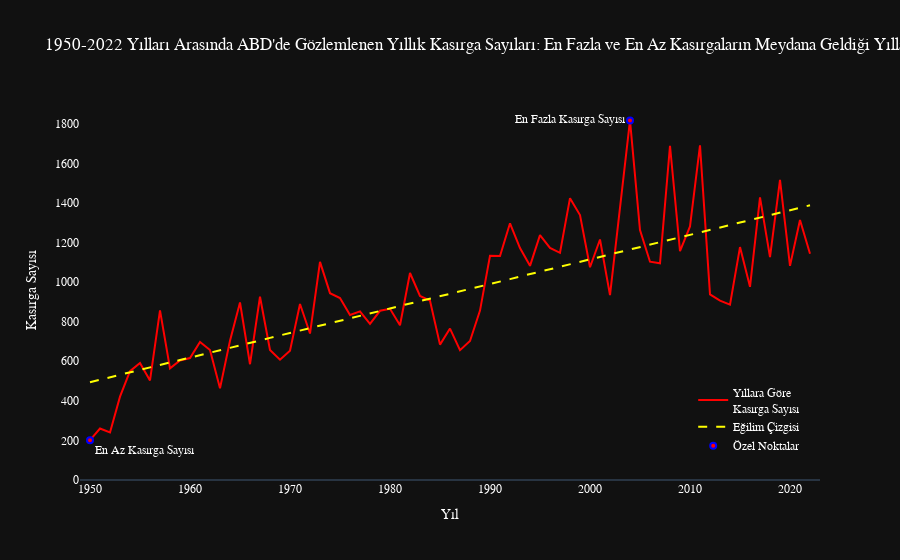

Source (notebook cell):
### Markdown cell above
### Soru 1. 1950'den 2022'ye kadar ABD'deki yıllık kasırga sayıları nasıl değişmiştir ve bu süre zarfında en fazla ve en az kasırga sayıları hangi yıllarda gözlenmiştir?

### Code cell
# Yıl bazında gruplandır ve kasırga sayılarını hesapla
grouped = df.groupby('yr').size().reset_index(name='tornado_count')

# Maksimum ve minimum kasırga sayılarını bul
max_tornado = grouped.loc[grouped['tornado_count'].idxmax()]
min_tornado = grouped.loc[grouped['tornado_count'].idxmin()]

# Eğilim için model oluştur
X = grouped['yr'].values.reshape(-1, 1)
y = grouped['tornado_count'].values
model = LinearRegression().fit(X, y)
trendline = model.predict(X).round().astype(int)

# Dinamik çizgi grafiği oluştur
fig = go.Figure()

fig.add_trace(go.Scatter(
    x=grouped['yr'],
    y=grouped['tornado_count'],
    mode='lines',
    line=dict(color='red', width=2),
    name='Yıllara Göre<br>Kasırga Sayısı',
    hovertemplate='<b>Yıl:</b> %{x}<br><b>Kasırga Sayısı:</b> %{y}<extra></extra>'
))

fig.add_trace(go.Scatter(
    x=grouped['yr'],
    y=trendline,
    mode='lines',
    line=dict(color='yellow', dash='dash'),
    name='Eğilim Çizgisi',
    hoverinfo='none'
))

# En fazla ve en az kasırga sayılarını etiketle
fig.add_trace(go.Scatter(
    x=[max_tornado['yr'], min_tornado['yr']],
    y=[max_tornado['tornado_count'], min_tornado['tornado_count']],
    mode='markers+text',
    marker=dict(color='red', size=6, symbol='circle', line=dict(color='blue', width=2)),
    text=['En Fazla Kasırga Sayısı', 'En Az Kasırga Sayısı'],
    textposition=['middle left', 'bottom right'],
    textfont=dict(color='white'),
    hoverinfo='text',
    hovertext=[
        f"<b>Yıl:</b> {max_tornado['yr']}<br><b>Kasırga Sayısı:</b> {int(max_tornado['tornado_count'])}",
        f"<b>Yıl:</b> {min_tornado['yr']}<br><b>Kasırga Sayısı:</b> {int(min_tornado['tornado_count'])}"
    ],
    showlegend=True,
    name='Özel Noktalar'
))

fig.update_layout(
    title="1950-2022 Yılları Arasında ABD'de Gözlemlenen Yıllık Kasırga Sayıları: En Fazla ve En Az Kasırgaların Meydana Geldiği Yıllar ve Eğilim Analizi",
    xaxis_title='Yıl',
    yaxis_title='Kasırga Sayısı',
    xaxis=dict(
        range=[1949, 2023],
        tickmode='auto',
        tickformat="d",
        showgrid=False
    ),
    yaxis=dict(
        range=[0, 1920],
        tickmode='auto',
        tickformat="d",
        showgrid=False
    ),
    template='plotly_dark',
    legend=dict(
        x=0.98, y=0.05,
        xanchor='right', yanchor='bottom',
        bgcolor='rgba(0,0,0,0)'
    ),
    autosize=True,
    dragmode=False,
    font=dict(family="Arial", size=12, color="white")
)

# Zoom ve pan özelliklerini devre dışı bırak
fig.update_geos(
    visible=False
)

fig.show(config=dict(displayModeBar=False, doubleClick=False))

### Figure 1 — Plotly figure (JSON) as saved in the notebook; plotly's stock layout.template omitted (floating-point values rounded to 4 significant figures)
{"data": [{"hovertemplate": "<b>Yıl:</b> %{x}<br><b>Kasırga Sayısı:</b> %{y}<extra></extra>", "line": {"color": "red", "width": 2}, "mode": "lines", "name": "Yıllara Göre<br>Kasırga Sayısı", "type": "scatter", "x": [1950, 1951, 1952, 1953, 1954, 1955, 1956, 1957, 1958, 1959, 1960, 1961, 1962, 1963, 1964, 1965, 1966, 1967, 1968, 1969, 1970, 1971, 1972, 1973, 1974, 1975, 1976, 1977, 1978, 1979, 1980, 1981, 1982, 1983, 1984, 1985, 1986, 1987, 1988, 1989, 1990, 1991, 1992, 1993, 1994, 1995, 1996, 1997, 1998, 1999, 2000, 2001, 2002, 2003, 2004, 2005, 2006, 2007, 2008, 2009, 2010, 2011, 2012, 2013, 2014, 2015, 2016, 2017, 2018, 2019, 2020, 2021, 2022], "y": [201, 260, 240, 421, 550, 591, 503, 857, 564, 604, 616, 697, 657, 463, 704, 897, 585, 926, 657, 608, 653, 889, 740, 1102, 944, 919, 834, 852, 789, 855, 865, 782, 1046, 930, 906, 684, 765, 656, 702, 856, 1133, 1132, 1297, 1172, 1082, 1237, 1173, 1148, 1424, 1339, 1075, 1215, 934, 1374, 1817, 1263, 1103, 1095, 1689, 1156, 1281, 1691, 938, 906, 886, 1177, 976, 1428, 1126, 1517, 1082, 1314, 1143]}, {"hoverinfo": "none", "line": {"color": "yellow", "dash": "dash"}, "mode": "lines", "name": "Eğilim Çizgisi", "type": "scatter", "x": [1950, 1951, 1952, 1953, 1954, 1955, 1956, 1957, 1958, 1959, 1960, 1961, 1962, 1963, 1964, 1965, 1966, 1967, 1968, 1969, 1970, 1971, 1972, 1973, 1974, 1975, 1976, 1977, 1978, 1979, 1980, 1981, 1982, 1983, 1984, 1985, 1986, 1987, 1988, 1989, 1990, 1991, 1992, 1993, 1994, 1995, 1996, 1997, 1998, 1999, 2000, 2001, 2002, 2003, 2004, 2005, 2006, 2007, 2008, 2009, 2010, 2011, 2012, 2013, 2014, 2015, 2016, 2017, 2018, 2019, 2020, 2021, 2022], "y": [494, 507, 519, 532, 544, 556, 569, 581, 594, 606, 618, 631, 643, 656, 668, 680, 693, 705, 718, 730, 742, 755, 767, 780, 792, 805, 817, 829, 842, 854, 867, 879, 891, 904, 916, 929, 941, 953, 966, 978, 991, 1003, 1015, 1028, 1040, 1053, 1065, 1077, 1090, 1102, 1115, 1127, 1140, 1152, 1164, 1177, 1189, 1202, 1214, 1226, 1239, 1251, 1264, 1276, 1288, 1301, 1313, 1326, 1338, 1350, 1363, 1375, 1388]}, {"hoverinfo": "text", "hovertext": ["<b>Yıl:</b> 2004<br><b>Kasırga Sayısı:</b> 1817", "<b>Yıl:</b> 1950<br><b>Kasırga Sayısı:</b> 201"], "marker": {"color": "red", "line": {"color": "blue", "width": 2}, "size": 6, "symbol": "circle"}, "mode": "markers+text", "name": "Özel Noktalar", "showlegend": true, "text": ["En Fazla Kasırga Sayısı", "En Az Kasırga Sayısı"], "textfont": {"color": "white"}, "textposition": ["middle left", "bottom right"], "type": "scatter", "x": [2004, 1950], "y": [1817, 201]}], "layout": {"autosize": true, "dragmode": false, "font": {"color": "white", "family": "Arial", "size": 12}, "geo": {"visible": false}, "legend": {"bgcolor": "rgba(0,0,0,0)", "x": 0.98, "xanchor": "right", "y": 0.05, "yanchor": "bottom"}, "title": {"text": "1950-2022 Yılları Arasında ABD'de Gözlemlenen Yıllık Kasırga Sayıları: En Fazla ve En Az Kasırgaların Meydana Geldiği Yıllar ve Eğilim Analizi"}, "xaxis": {"range": [1949, 2023], "showgrid": false, "tickformat": "d", "tickmode": "auto", "title": {"text": "Yıl"}}, "yaxis": {"range": [0, 1920], "showgrid": false, "tickformat": "d", "tickmode": "auto", "title": {"text": "Kasırga Sayısı"}}}}
